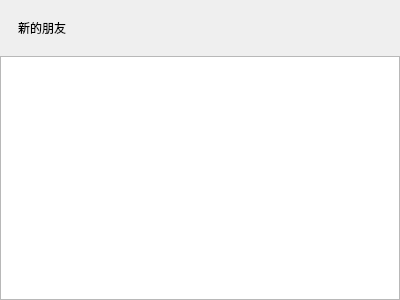
<?xml version="1.0" encoding="UTF-8"?>
<ui version="4.0">
 <class>ApplyFriendPage</class>
 <widget class="QWidget" name="ApplyFriendPage">
  <property name="geometry">
   <rect>
    <x>0</x>
    <y>0</y>
    <width>400</width>
    <height>300</height>
   </rect>
  </property>
  <property name="windowTitle">
   <string>Form</string>
  </property>
  <layout class="QVBoxLayout" name="verticalLayout">
   <property name="spacing">
    <number>0</number>
   </property>
   <property name="leftMargin">
    <number>0</number>
   </property>
   <property name="topMargin">
    <number>0</number>
   </property>
   <property name="rightMargin">
    <number>0</number>
   </property>
   <property name="bottomMargin">
    <number>0</number>
   </property>
   <item>
    <widget class="QWidget" name="friend_apply_wid" native="true">
     <layout class="QHBoxLayout" name="horizontalLayout">
      <property name="spacing">
       <number>0</number>
      </property>
      <property name="leftMargin">
       <number>0</number>
      </property>
      <property name="topMargin">
       <number>0</number>
      </property>
      <property name="rightMargin">
       <number>0</number>
      </property>
      <property name="bottomMargin">
       <number>0</number>
      </property>
      <item>
       <spacer name="horizontalSpacer_2">
        <property name="orientation">
         <enum>Qt::Horizontal</enum>
        </property>
        <property name="sizeType">
         <enum>QSizePolicy::Fixed</enum>
        </property>
        <property name="sizeHint" stdset="0">
         <size>
           <width>18</width>
          <height>20</height>
         </size>
        </property>
       </spacer>
      </item>
      <item>
       <widget class="QLabel" name="friend_apply_lb">
        <property name="minimumSize">
         <size>
          <width>0</width>
           <height>56</height>
         </size>
        </property>
        <property name="maximumSize">
         <size>
          <width>16777215</width>
           <height>56</height>
         </size>
        </property>
        <property name="text">
         <string>新的朋友</string>
        </property>
       </widget>
      </item>
     </layout>
    </widget>
   </item>
   <item>
    <widget class="QWidget" name="widget_2" native="true">
     <layout class="QVBoxLayout" name="verticalLayout_2">
      <property name="spacing">
       <number>0</number>
      </property>
      <property name="leftMargin">
       <number>0</number>
      </property>
      <property name="topMargin">
       <number>0</number>
      </property>
      <property name="rightMargin">
       <number>0</number>
      </property>
      <property name="bottomMargin">
       <number>0</number>
      </property>
      <item>
       <widget class="ApplyFriendList" name="apply_friend_list"/>
      </item>
     </layout>
    </widget>
   </item>
  </layout>
 </widget>
 <customwidgets>
  <customwidget>
   <class>ApplyFriendList</class>
   <extends>QListWidget</extends>
   <header location="global">applyfriendlist.h</header>
  </customwidget>
 </customwidgets>
 <resources/>
 <connections/>
</ui>
